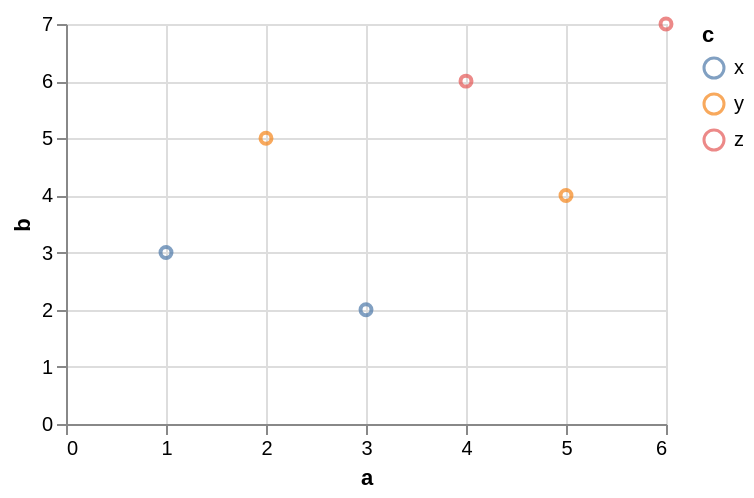

Vega-Lite specification for this chart:
### Vega-Lite specification from a JSON file in a GitHub repository (floating-point values rounded to 4 significant figures)
{"$schema": "https://vega.github.io/schema/vega-lite/v6.json", "data": {"values": [{"a": 1, "b": 3, "c": "x", "d": "2020-01-01"}, {"a": 2, "b": 5, "c": "y", "d": "2020-03-01"}, {"a": 3, "b": 2, "c": "x", "d": "2020-06-01"}, {"a": 4, "b": 6, "c": "z", "d": "2020-09-01"}, {"a": 5, "b": 4, "c": "y", "d": "2021-01-01"}, {"a": 6, "b": 7, "c": "z", "d": "2021-04-01"}]}, "width": 300, "height": 200, "params": [{"name": "pick", "select": {"type": "point", "fields": ["c"]}, "bind": {"input": "radio", "options": ["x", "y", "z"], "name": "c "}}], "mark": "point", "encoding": {"x": {"field": "a", "type": "quantitative"}, "y": {"field": "b", "type": "quantitative"}, "color": {"condition": {"param": "pick", "field": "c", "type": "nominal"}, "value": "lightgray"}}}
